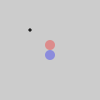
Frame 1 (no input)
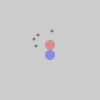
Frame 60 (the mouse pressed at the canvas centre just before this capture)
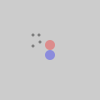
Frame 120 (the mouse held since frame 60 and released just before this capture)

The Processing sketch that drew these frames (run headless with seeded random() and noise(); from frame 60 on, the mouse is pressed at the canvas centre):

// Processing sketch: processing_intro_16
// ── processing_intro_16.pde
/*
 Introducción a Processing.org
 Ejemplo 16: Arrays: idem anterior con más electrones
*/

int numElectrones = 4;
int[] x = new int[numElectrones]; // Declaración y creación de array
int[] y = new int[numElectrones]; // Declaración y creación de array

void setup() {
  smooth();
}

void draw() {
  background(204);
  deuterio(50, 50);
}

void deuterio(int posX, int posY) {
  nucleo(posX, posY);
  electron(posX, posY);
}

void nucleo(int posX, int posY) {
  noStroke();
  fill(255, 0, 0, 80);
  ellipse(posX, posY - 5, 10, 10);
  fill(0, 0, 255, 80);
  ellipse(posX, posY + 5, 10, 10);
}

void electron(int posX, int posY) {
  int t = 3;
  int randMin = -3;
  int randMax = 3;
  int mitadRango = 20;

  fill(0, 0, 0, 100);

  // Bloque for() que asigna valores a los
  // array
  for (int i = 0; i < numElectrones; i++) {
    x[i] += int(random(randMin, randMax));
    y[i] += int(random(randMin, randMax));

    x[i] = constrain(x[i], posX - mitadRango, posX + mitadRango);
    y[i] = constrain(y[i], posY - mitadRango, posY + mitadRango);
    ellipse(x[i], y[i], t, t);
  }
}
